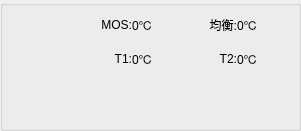
     <widget class="QGroupBox" name="groupBox_4">
      <property name="geometry">
       <rect>
        <x>10</x>
        <y>320</y>
        <width>301</width>
        <height>131</height>
       </rect>
      </property>
      <property name="title">
       <string/>
      </property>
      <widget class="QWidget" name="widget_5" native="true">
       <property name="geometry">
        <rect>
         <x>5</x>
         <y>9</y>
         <width>85</width>
         <height>114</height>
        </rect>
       </property>
       <property name="styleSheet">
        <string notr="true">background-image: url(:/res/wendu.png);
            background-repeat: no-repeat;
            background-position: center;</string>
       </property>
      </widget>
      <widget class="QWidget" name="layoutWidget4">
       <property name="geometry">
        <rect>
         <x>92</x>
         <y>11</y>
         <width>210</width>
         <height>61</height>
        </rect>
       </property>
       <layout class="QVBoxLayout" name="verticalLayout_43">
        <item>
         <layout class="QHBoxLayout" name="horizontalLayout_31">
          <property name="spacing">
           <number>0</number>
          </property>
          <item>
           <layout class="QHBoxLayout" name="horizontalLayout_26">
            <item>
             <widget class="QLabel" name="label_91">
              <property name="minimumSize">
               <size>
                <width>40</width>
                <height>0</height>
               </size>
              </property>
              <property name="maximumSize">
               <size>
                <width>40</width>
                <height>16777215</height>
               </size>
              </property>
              <property name="text">
               <string>MOS:</string>
              </property>
              <property name="alignment">
               <set>Qt::AlignRight|Qt::AlignTrailing|Qt::AlignVCenter</set>
              </property>
             </widget>
            </item>
            <item>
             <widget class="QLabel" name="mosTempLabel">
              <property name="minimumSize">
               <size>
                <width>55</width>
                <height>0</height>
               </size>
              </property>
              <property name="text">
               <string>0℃</string>
              </property>
             </widget>
            </item>
           </layout>
          </item>
          <item>
           <layout class="QHBoxLayout" name="horizontalLayout_28">
            <item>
             <widget class="QLabel" name="label_95">
              <property name="minimumSize">
               <size>
                <width>40</width>
                <height>0</height>
               </size>
              </property>
              <property name="maximumSize">
               <size>
                <width>40</width>
                <height>16777215</height>
               </size>
              </property>
              <property name="text">
               <string>均衡:</string>
              </property>
              <property name="alignment">
               <set>Qt::AlignRight|Qt::AlignTrailing|Qt::AlignVCenter</set>
              </property>
             </widget>
            </item>
            <item>
             <widget class="QLabel" name="junhengTempLabel">
              <property name="minimumSize">
               <size>
                <width>55</width>
                <height>0</height>
               </size>
              </property>
              <property name="text">
               <string>0℃</string>
              </property>
             </widget>
            </item>
           </layout>
          </item>
         </layout>
        </item>
        <item>
         <layout class="QHBoxLayout" name="horizontalLayout_32">
          <property name="spacing">
           <number>0</number>
          </property>
          <item>
           <layout class="QHBoxLayout" name="horizontalLayout_29">
            <item>
             <widget class="QLabel" name="label_97">
              <property name="minimumSize">
               <size>
                <width>40</width>
                <height>0</height>
               </size>
              </property>
              <property name="maximumSize">
               <size>
                <width>40</width>
                <height>16777215</height>
               </size>
              </property>
              <property name="text">
               <string>T1:</string>
              </property>
              <property name="alignment">
               <set>Qt::AlignRight|Qt::AlignTrailing|Qt::AlignVCenter</set>
              </property>
             </widget>
            </item>
            <item>
             <widget class="QLabel" name="t1TempLabel">
              <property name="minimumSize">
               <size>
                <width>55</width>
                <height>0</height>
               </size>
              </property>
              <property name="text">
               <string>0℃</string>
              </property>
             </widget>
            </item>
           </layout>
          </item>
          <item>
           <layout class="QHBoxLayout" name="horizontalLayout_30">
            <item>
             <widget class="QLabel" name="label_99">
              <property name="minimumSize">
               <size>
                <width>40</width>
                <height>0</height>
               </size>
              </property>
              <property name="maximumSize">
               <size>
                <width>40</width>
                <height>16777215</height>
               </size>
              </property>
              <property name="text">
               <string>T2:</string>
              </property>
              <property name="alignment">
               <set>Qt::AlignRight|Qt::AlignTrailing|Qt::AlignVCenter</set>
              </property>
             </widget>
            </item>
            <item>
             <widget class="QLabel" name="t2TempLabel">
              <property name="minimumSize">
               <size>
                <width>55</width>
                <height>0</height>
               </size>
              </property>
              <property name="text">
               <string>0℃</string>
              </property>
             </widget>
            </item>
           </layout>
          </item>
         </layout>
        </item>
       </layout>
      </widget>
     </widget>
